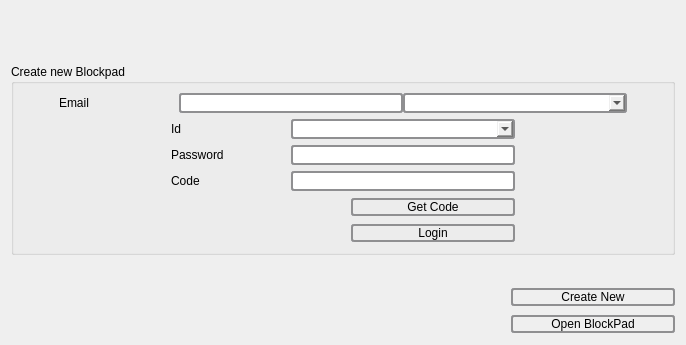
<?xml version="1.0" encoding="UTF-8"?>
<ui version="4.0">
 <class>Register</class>
 <widget class="QWidget" name="Register">
  <property name="geometry">
   <rect>
    <x>0</x>
    <y>0</y>
    <width>686</width>
    <height>345</height>
   </rect>
  </property>
  <property name="sizePolicy">
   <sizepolicy hsizetype="Preferred" vsizetype="Preferred">
    <horstretch>0</horstretch>
    <verstretch>0</verstretch>
   </sizepolicy>
  </property>
  <property name="windowTitle">
   <string>BlockPad</string>
  </property>
  <property name="styleSheet">
   <string notr="true">QPushButton {
    border: 2px solid #8f8f91;
    border-radius: 3px;
    background-color: qlineargradient(x1: 0, y1: 0, x2: 0, y2: 1,
                                      stop: 0 #f6f7fa, stop: 1 #dadbde);
	min-width: 160px;
}

QPushButton:pressed {
    background-color: qlineargradient(x1: 0, y1: 0, x2: 0, y2: 1,
                                      stop: 0 #dadbde, stop: 1 #f6f7fa);
}

QPushButton:flat {
    border: none; /* no border for a flat push button */
}

QPushButton:default {
    border-color: navy; /* make the default button prominent */
}

QLineEdit{
    border: 2px solid #8f8f91;
    border-radius: 3px;
	min-width:220px;
}

QComboBox{
    border: 2px solid #8f8f91;
    border-radius: 3px;
	min-width:220px;
    max-width:220px;
}

QComboBox[nullProp=true]{
	min-width:0px;
	max-width:0px;
}
</string>
  </property>
  <layout class="QVBoxLayout" name="verticalLayout_2">
   <item>
    <widget class="QLabel" name="labelHello">
     <property name="maximumSize">
      <size>
       <width>16777215</width>
       <height>16777215</height>
      </size>
     </property>
     <property name="font">
      <font>
       <italic>true</italic>
      </font>
     </property>
     <property name="text">
      <string/>
     </property>
     <property name="wordWrap">
      <bool>true</bool>
     </property>
    </widget>
   </item>
   <item>
    <widget class="QLabel" name="labelEmpty">
     <property name="text">
      <string/>
     </property>
    </widget>
   </item>
   <item>
    <widget class="QGroupBox" name="groupBoxAuthorizeData">
     <property name="title">
      <string>Create new Blockpad</string>
     </property>
     <layout class="QVBoxLayout" name="verticalLayout">
      <item>
       <widget class="QWidget" name="widgetEmail" native="true">
        <layout class="QHBoxLayout" name="horizontalLayout">
         <property name="spacing">
          <number>0</number>
         </property>
         <property name="sizeConstraint">
          <enum>QLayout::SetNoConstraint</enum>
         </property>
         <property name="leftMargin">
          <number>0</number>
         </property>
         <property name="topMargin">
          <number>0</number>
         </property>
         <property name="rightMargin">
          <number>0</number>
         </property>
         <property name="bottomMargin">
          <number>0</number>
         </property>
         <item>
          <spacer name="horizontalSpacer_3">
           <property name="orientation">
            <enum>Qt::Horizontal</enum>
           </property>
           <property name="sizeHint" stdset="0">
            <size>
             <width>40</width>
             <height>20</height>
            </size>
           </property>
          </spacer>
         </item>
         <item>
          <widget class="QLabel" name="labelEmail">
           <property name="sizePolicy">
            <sizepolicy hsizetype="Preferred" vsizetype="Preferred">
             <horstretch>0</horstretch>
             <verstretch>0</verstretch>
            </sizepolicy>
           </property>
           <property name="minimumSize">
            <size>
             <width>120</width>
             <height>0</height>
            </size>
           </property>
           <property name="maximumSize">
            <size>
             <width>16777215</width>
             <height>16777215</height>
            </size>
           </property>
           <property name="text">
            <string>Email</string>
           </property>
          </widget>
         </item>
         <item>
          <widget class="QLineEdit" name="lineEditEmail">
           <property name="enabled">
            <bool>true</bool>
           </property>
           <property name="sizePolicy">
            <sizepolicy hsizetype="Expanding" vsizetype="Preferred">
             <horstretch>0</horstretch>
             <verstretch>0</verstretch>
            </sizepolicy>
           </property>
          </widget>
         </item>
         <item>
          <widget class="QComboBox" name="comboBoxEmail">
           <property name="sizePolicy">
            <sizepolicy hsizetype="Expanding" vsizetype="Preferred">
             <horstretch>0</horstretch>
             <verstretch>0</verstretch>
            </sizepolicy>
           </property>
           <property name="maximumSize">
            <size>
             <width>4</width>
             <height>16777215</height>
            </size>
           </property>
           <property name="styleSheet">
            <string notr="true">QLineEdit{
    border: 2px solid #8f8f91;
    border-radius: 3px;
	min-width:150px;
}</string>
           </property>
           <property name="nullProp" stdset="0">
            <bool>true</bool>
           </property>
          </widget>
         </item>
         <item>
          <spacer name="horizontalSpacer_4">
           <property name="orientation">
            <enum>Qt::Horizontal</enum>
           </property>
           <property name="sizeHint" stdset="0">
            <size>
             <width>40</width>
             <height>20</height>
            </size>
           </property>
          </spacer>
         </item>
        </layout>
       </widget>
      </item>
      <item>
       <widget class="QWidget" name="widgetId" native="true">
        <layout class="QHBoxLayout" name="horizontalLayout_8">
         <property name="spacing">
          <number>0</number>
         </property>
         <property name="sizeConstraint">
          <enum>QLayout::SetNoConstraint</enum>
         </property>
         <property name="leftMargin">
          <number>0</number>
         </property>
         <property name="topMargin">
          <number>0</number>
         </property>
         <property name="rightMargin">
          <number>0</number>
         </property>
         <property name="bottomMargin">
          <number>0</number>
         </property>
         <item>
          <spacer name="horizontalSpacer_13">
           <property name="orientation">
            <enum>Qt::Horizontal</enum>
           </property>
           <property name="sizeHint" stdset="0">
            <size>
             <width>40</width>
             <height>20</height>
            </size>
           </property>
          </spacer>
         </item>
         <item>
          <widget class="QLabel" name="labelId">
           <property name="sizePolicy">
            <sizepolicy hsizetype="Preferred" vsizetype="Preferred">
             <horstretch>0</horstretch>
             <verstretch>0</verstretch>
            </sizepolicy>
           </property>
           <property name="minimumSize">
            <size>
             <width>120</width>
             <height>0</height>
            </size>
           </property>
           <property name="maximumSize">
            <size>
             <width>16777215</width>
             <height>16777215</height>
            </size>
           </property>
           <property name="text">
            <string>Id</string>
           </property>
          </widget>
         </item>
         <item>
          <widget class="QComboBox" name="comboBoxId">
           <property name="sizePolicy">
            <sizepolicy hsizetype="Expanding" vsizetype="Preferred">
             <horstretch>0</horstretch>
             <verstretch>0</verstretch>
            </sizepolicy>
           </property>
           <property name="maximumSize">
            <size>
             <width>224</width>
             <height>16777215</height>
            </size>
           </property>
           <property name="styleSheet">
            <string notr="true">QLineEdit{
    border: 2px solid #8f8f91;
    border-radius: 3px;
	min-width:150px;
}</string>
           </property>
          </widget>
         </item>
         <item>
          <spacer name="horizontalSpacer_14">
           <property name="orientation">
            <enum>Qt::Horizontal</enum>
           </property>
           <property name="sizeHint" stdset="0">
            <size>
             <width>40</width>
             <height>20</height>
            </size>
           </property>
          </spacer>
         </item>
        </layout>
       </widget>
      </item>
      <item>
       <widget class="QWidget" name="widgetPassword" native="true">
        <layout class="QHBoxLayout" name="horizontalLayout_2">
         <property name="spacing">
          <number>0</number>
         </property>
         <property name="leftMargin">
          <number>0</number>
         </property>
         <property name="topMargin">
          <number>0</number>
         </property>
         <property name="rightMargin">
          <number>0</number>
         </property>
         <property name="bottomMargin">
          <number>0</number>
         </property>
         <item>
          <spacer name="horizontalSpacer_5">
           <property name="orientation">
            <enum>Qt::Horizontal</enum>
           </property>
           <property name="sizeHint" stdset="0">
            <size>
             <width>0</width>
             <height>20</height>
            </size>
           </property>
          </spacer>
         </item>
         <item>
          <widget class="QLabel" name="labelPassword">
           <property name="sizePolicy">
            <sizepolicy hsizetype="Preferred" vsizetype="Preferred">
             <horstretch>0</horstretch>
             <verstretch>0</verstretch>
            </sizepolicy>
           </property>
           <property name="minimumSize">
            <size>
             <width>120</width>
             <height>0</height>
            </size>
           </property>
           <property name="maximumSize">
            <size>
             <width>16777215</width>
             <height>16777215</height>
            </size>
           </property>
           <property name="text">
            <string>Password</string>
           </property>
          </widget>
         </item>
         <item>
          <widget class="QLineEdit" name="lineEditPassword">
           <property name="sizePolicy">
            <sizepolicy hsizetype="Expanding" vsizetype="Preferred">
             <horstretch>0</horstretch>
             <verstretch>0</verstretch>
            </sizepolicy>
           </property>
          </widget>
         </item>
         <item>
          <spacer name="horizontalSpacer_6">
           <property name="orientation">
            <enum>Qt::Horizontal</enum>
           </property>
           <property name="sizeHint" stdset="0">
            <size>
             <width>0</width>
             <height>20</height>
            </size>
           </property>
          </spacer>
         </item>
        </layout>
       </widget>
      </item>
      <item>
       <widget class="QWidget" name="widgetCode" native="true">
        <layout class="QHBoxLayout" name="horizontalLayout_6">
         <property name="spacing">
          <number>0</number>
         </property>
         <property name="leftMargin">
          <number>0</number>
         </property>
         <property name="topMargin">
          <number>0</number>
         </property>
         <property name="rightMargin">
          <number>0</number>
         </property>
         <property name="bottomMargin">
          <number>0</number>
         </property>
         <item>
          <spacer name="horizontalSpacer_9">
           <property name="orientation">
            <enum>Qt::Horizontal</enum>
           </property>
           <property name="sizeHint" stdset="0">
            <size>
             <width>0</width>
             <height>20</height>
            </size>
           </property>
          </spacer>
         </item>
         <item>
          <widget class="QLabel" name="labelCode">
           <property name="sizePolicy">
            <sizepolicy hsizetype="Preferred" vsizetype="Preferred">
             <horstretch>0</horstretch>
             <verstretch>0</verstretch>
            </sizepolicy>
           </property>
           <property name="minimumSize">
            <size>
             <width>120</width>
             <height>0</height>
            </size>
           </property>
           <property name="maximumSize">
            <size>
             <width>16777215</width>
             <height>16777215</height>
            </size>
           </property>
           <property name="text">
            <string>Code</string>
           </property>
          </widget>
         </item>
         <item>
          <widget class="QLineEdit" name="lineEditCode">
           <property name="sizePolicy">
            <sizepolicy hsizetype="Expanding" vsizetype="Preferred">
             <horstretch>0</horstretch>
             <verstretch>0</verstretch>
            </sizepolicy>
           </property>
          </widget>
         </item>
         <item>
          <spacer name="horizontalSpacer_10">
           <property name="orientation">
            <enum>Qt::Horizontal</enum>
           </property>
           <property name="sizeHint" stdset="0">
            <size>
             <width>0</width>
             <height>20</height>
            </size>
           </property>
          </spacer>
         </item>
        </layout>
       </widget>
      </item>
      <item>
       <widget class="QWidget" name="widgetGetCode" native="true">
        <layout class="QHBoxLayout" name="horizontalLayout_7">
         <property name="spacing">
          <number>0</number>
         </property>
         <property name="leftMargin">
          <number>0</number>
         </property>
         <property name="topMargin">
          <number>0</number>
         </property>
         <property name="rightMargin">
          <number>0</number>
         </property>
         <property name="bottomMargin">
          <number>0</number>
         </property>
         <item>
          <spacer name="horizontalSpacer_11">
           <property name="orientation">
            <enum>Qt::Horizontal</enum>
           </property>
           <property name="sizeHint" stdset="0">
            <size>
             <width>0</width>
             <height>20</height>
            </size>
           </property>
          </spacer>
         </item>
         <item>
          <widget class="QLabel" name="labelFalshGetCode">
           <property name="minimumSize">
            <size>
             <width>180</width>
             <height>0</height>
            </size>
           </property>
           <property name="maximumSize">
            <size>
             <width>180</width>
             <height>16777215</height>
            </size>
           </property>
           <property name="text">
            <string/>
           </property>
          </widget>
         </item>
         <item>
          <widget class="QPushButton" name="pushButtonGetCode">
           <property name="sizePolicy">
            <sizepolicy hsizetype="Expanding" vsizetype="Fixed">
             <horstretch>0</horstretch>
             <verstretch>0</verstretch>
            </sizepolicy>
           </property>
           <property name="minimumSize">
            <size>
             <width>164</width>
             <height>0</height>
            </size>
           </property>
           <property name="text">
            <string>Get Code</string>
           </property>
          </widget>
         </item>
         <item>
          <spacer name="horizontalSpacer_12">
           <property name="orientation">
            <enum>Qt::Horizontal</enum>
           </property>
           <property name="sizeHint" stdset="0">
            <size>
             <width>0</width>
             <height>20</height>
            </size>
           </property>
          </spacer>
         </item>
        </layout>
       </widget>
      </item>
      <item>
       <widget class="QWidget" name="widgetLogin" native="true">
        <layout class="QHBoxLayout" name="horizontalLayout_5">
         <property name="spacing">
          <number>0</number>
         </property>
         <property name="leftMargin">
          <number>0</number>
         </property>
         <property name="topMargin">
          <number>0</number>
         </property>
         <property name="rightMargin">
          <number>0</number>
         </property>
         <property name="bottomMargin">
          <number>0</number>
         </property>
         <item>
          <spacer name="horizontalSpacer_7">
           <property name="orientation">
            <enum>Qt::Horizontal</enum>
           </property>
           <property name="sizeHint" stdset="0">
            <size>
             <width>0</width>
             <height>20</height>
            </size>
           </property>
          </spacer>
         </item>
         <item>
          <widget class="QLabel" name="labelFalsh">
           <property name="minimumSize">
            <size>
             <width>180</width>
             <height>0</height>
            </size>
           </property>
           <property name="maximumSize">
            <size>
             <width>180</width>
             <height>16777215</height>
            </size>
           </property>
           <property name="text">
            <string/>
           </property>
          </widget>
         </item>
         <item>
          <widget class="QPushButton" name="pushButtonLogin">
           <property name="sizePolicy">
            <sizepolicy hsizetype="Minimum" vsizetype="Fixed">
             <horstretch>0</horstretch>
             <verstretch>0</verstretch>
            </sizepolicy>
           </property>
           <property name="minimumSize">
            <size>
             <width>164</width>
             <height>0</height>
            </size>
           </property>
           <property name="text">
            <string>Login</string>
           </property>
          </widget>
         </item>
         <item>
          <spacer name="horizontalSpacer_8">
           <property name="orientation">
            <enum>Qt::Horizontal</enum>
           </property>
           <property name="sizeHint" stdset="0">
            <size>
             <width>0</width>
             <height>20</height>
            </size>
           </property>
          </spacer>
         </item>
        </layout>
       </widget>
      </item>
     </layout>
    </widget>
   </item>
   <item>
    <widget class="QLabel" name="labelStatus">
     <property name="text">
      <string/>
     </property>
    </widget>
   </item>
   <item>
    <widget class="QWidget" name="widgetCreate" native="true">
     <layout class="QHBoxLayout" name="horizontalLayout_3">
      <property name="spacing">
       <number>0</number>
      </property>
      <property name="leftMargin">
       <number>0</number>
      </property>
      <property name="topMargin">
       <number>0</number>
      </property>
      <property name="rightMargin">
       <number>0</number>
      </property>
      <property name="bottomMargin">
       <number>0</number>
      </property>
      <item>
       <spacer name="horizontalSpacer">
        <property name="orientation">
         <enum>Qt::Horizontal</enum>
        </property>
        <property name="sizeHint" stdset="0">
         <size>
          <width>40</width>
          <height>20</height>
         </size>
        </property>
       </spacer>
      </item>
      <item>
       <widget class="QPushButton" name="pushButtonCreateBlockPad">
        <property name="text">
         <string>Create New</string>
        </property>
       </widget>
      </item>
     </layout>
    </widget>
   </item>
   <item>
    <widget class="QWidget" name="widgetOpenFile" native="true">
     <layout class="QHBoxLayout" name="horizontalLayout_4">
      <property name="spacing">
       <number>0</number>
      </property>
      <property name="leftMargin">
       <number>0</number>
      </property>
      <property name="topMargin">
       <number>0</number>
      </property>
      <property name="rightMargin">
       <number>0</number>
      </property>
      <property name="bottomMargin">
       <number>0</number>
      </property>
      <item>
       <spacer name="horizontalSpacer_2">
        <property name="orientation">
         <enum>Qt::Horizontal</enum>
        </property>
        <property name="sizeHint" stdset="0">
         <size>
          <width>40</width>
          <height>20</height>
         </size>
        </property>
       </spacer>
      </item>
      <item>
       <widget class="QPushButton" name="pushButtonOpenFile">
        <property name="styleSheet">
         <string notr="true"/>
        </property>
        <property name="text">
         <string>Open BlockPad</string>
        </property>
       </widget>
      </item>
     </layout>
    </widget>
   </item>
  </layout>
 </widget>
 <resources/>
 <connections/>
</ui>
